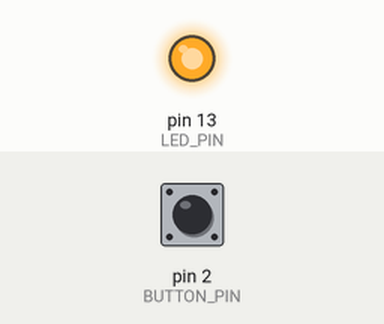
This sketch was run on a simulated Arduino Uno, built with avr-gcc and run on an emulated ATmega328P. On the bench: output pins drawn as LEDs (lit = HIGH). Dashed ring = blinking. The test bench sets the inputs (shaded band); at power-on: pin 2 (BUTTON_PIN) HIGH. The board resets itself during the run and starts again; what the sketch prints to the serial monitor is not drawn.

Above: at 1.7 s.
2.1 s: pin 2 (BUTTON_PIN) pulled LOW for 3.2 s
At 3.3 s:
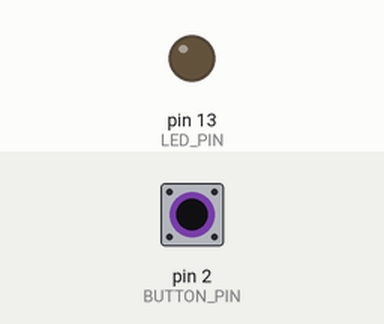
At 6.19 s:
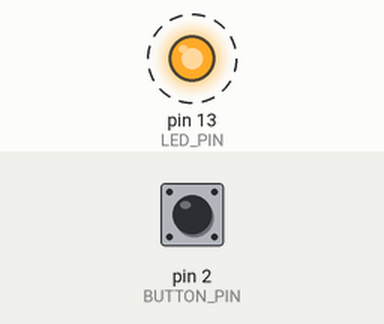
Timing chart, 0 to 12.8 s (numbered marks = the images above; inputs shaded):
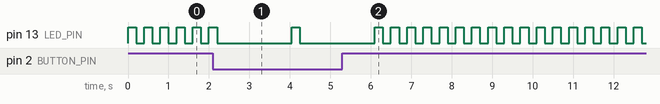

The sketch:

Watchdog_Basic.ino
```cpp
/*
 * Watchdog_Basic
 * --------------
 * wdt_enable() / wdt_reset() 를 이용한 워치독 타이머(Watchdog Timer, WDT) 기초 예제.
 *
 * 개념:
 *   - wdt_enable(timeout) 로 워치독을 켜면, 그 시간(timeout) 안에 wdt_reset() 이
 *     한 번도 호출되지 않으면 MCU가 스스로 리셋(재부팅)된다.
 *   - 즉, 코드가 무한루프에 빠지거나 멈춰버려도(hang) WDT가 강제로 되살려준다.
 *   - loop() 안에서 주기적으로 wdt_reset() 을 호출해 "나는 살아있다"고 계속
 *     알려주는 것이 핵심이다.
 *
 * 동작 방법:
 *   1. 평상시에는 LED(13번)가 정상적으로 깜빡인다 (살아있다는 표시).
 *   2. 버튼(2번 핀)을 누르고 있으면 loop()가 delay(5000)에서 "멈춘 것처럼" 동작한다.
 *      - 이때 wdt_reset()이 2초 넘게 호출되지 않으므로 WDT 타임아웃이 발생한다.
 *      - MCU가 자동으로 리셋되고, 시리얼 모니터에 "정상 시작"이 다시 출력되며
 *        LED 깜빡임도 처음부터 다시 시작된다. => 리셋이 실제로 일어났다는 증거.
 *   3. 버튼을 누르지 않으면 정상적으로 계속 동작한다 (wdt_reset()이 계속 호출됨).
 *
 * 배선:
 *   - LED: 13번 핀 (Uno 보드 내장 LED로도 충분)
 *   - 버튼: 2번 핀 - GND (INPUT_PULLUP 사용, 누르면 LOW)
 *
 * 선행 학습: 05_Interrupts(volatile), 01_Digital_IO(Button) 를 먼저 보면 이해가 쉽다.
 * 다음 단계: 20_Sleep_delay, 30_SleepTest1 (Sleep 모드와 결합한 저전력 응용)
 */

#include <avr/wdt.h>

#define LED_PIN     13
#define BUTTON_PIN  2

void setup() {
  pinMode(LED_PIN, OUTPUT);
  pinMode(BUTTON_PIN, INPUT_PULLUP);

  Serial.begin(9600);
  Serial.println(F("정상 시작: Watchdog_Basic 실행"));

  // 워치독 타이머를 2초로 설정하여 켠다.
  // 이후 2초 안에 wdt_reset()이 호출되지 않으면 MCU가 리셋된다.
  wdt_enable(WDTO_2S);
}

void loop() {
  // "나는 살아있다"는 신호. 이 호출이 2초 이상 끊기면 리셋된다.
  wdt_reset();

  digitalWrite(LED_PIN, HIGH);
  delay(200);
  digitalWrite(LED_PIN, LOW);
  delay(200);

  if (digitalRead(BUTTON_PIN) == LOW) {
    // 버튼을 누르면 일부러 5초간 멈춘 것처럼 동작시킨다.
    // 이 delay() 동안 wdt_reset()이 호출되지 않으므로,
    // 2초 뒤 워치독이 타임아웃되어 MCU가 스스로 리셋된다.
    Serial.println(F("정지 시뮬레이션 시작 (5초 대기, 2초 후 WDT 리셋 예상)"));
    delay(5000);
    // 이 줄은 실행되지 않는다 (그 전에 리셋됨) - 참고용
    Serial.println(F("여기까지 도달했다면 워치독이 리셋을 못한 것"));
  }
}
```
